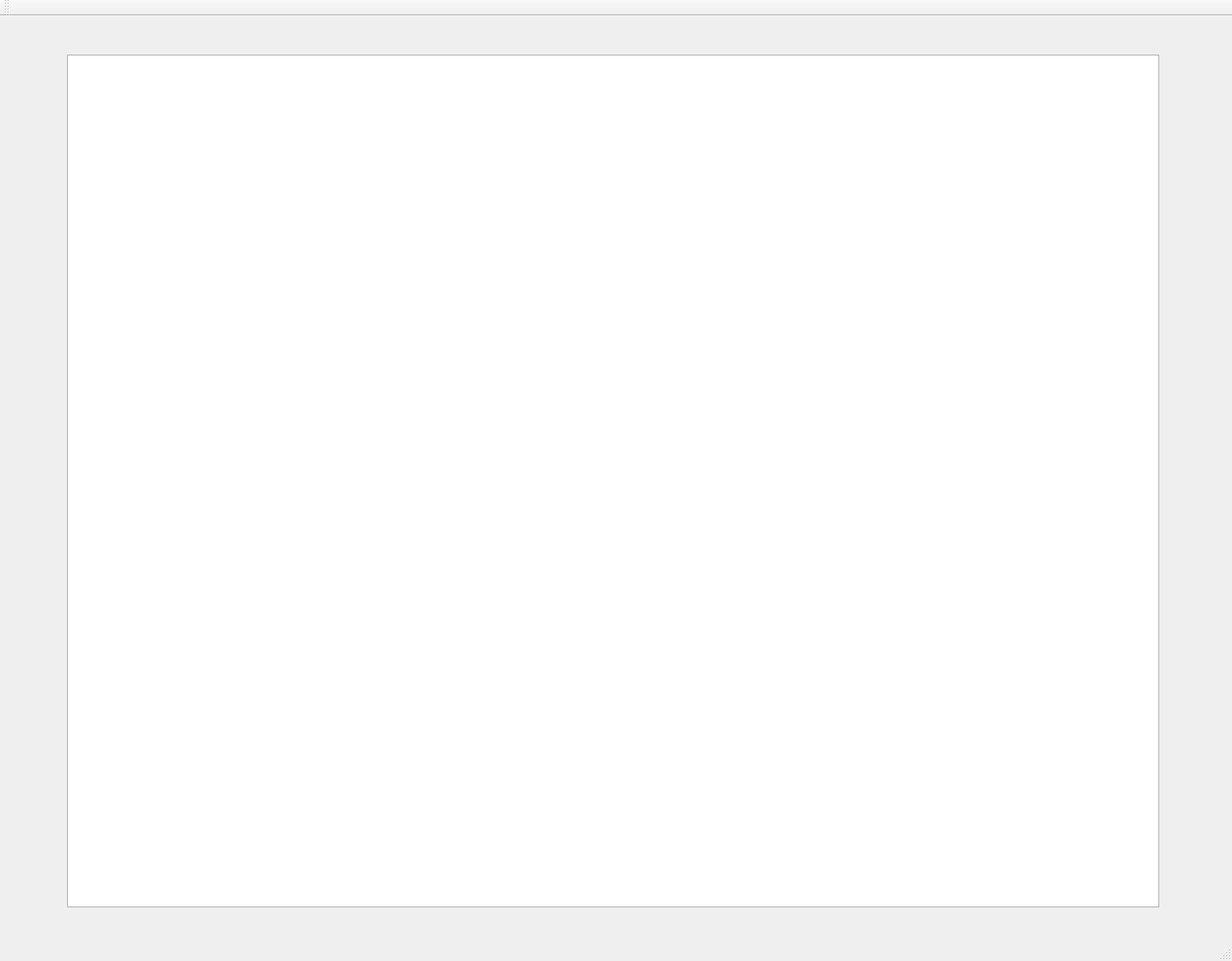
<?xml version="1.0" encoding="UTF-8"?>
<ui version="4.0">
 <class>MainWindow</class>
 <widget class="QMainWindow" name="MainWindow">
  <property name="geometry">
   <rect>
    <x>0</x>
    <y>0</y>
    <width>1287</width>
    <height>1004</height>
   </rect>
  </property>
  <property name="windowTitle">
   <string>MainWindow</string>
  </property>
  <widget class="QWidget" name="centralWidget">
   <widget class="QGraphicsView" name="graphicsView">
    <property name="geometry">
     <rect>
      <x>70</x>
      <y>40</y>
      <width>1141</width>
      <height>891</height>
     </rect>
    </property>
   </widget>
  </widget>
  <widget class="QMenuBar" name="menuBar">
   <property name="geometry">
    <rect>
     <x>0</x>
     <y>0</y>
     <width>1287</width>
     <height>21</height>
    </rect>
   </property>
  </widget>
  <widget class="QToolBar" name="mainToolBar">
   <attribute name="toolBarArea">
    <enum>TopToolBarArea</enum>
   </attribute>
   <attribute name="toolBarBreak">
    <bool>false</bool>
   </attribute>
  </widget>
  <widget class="QStatusBar" name="statusBar"/>
 </widget>
 <layoutdefault spacing="6" margin="11"/>
 <resources/>
 <connections/>
</ui>
